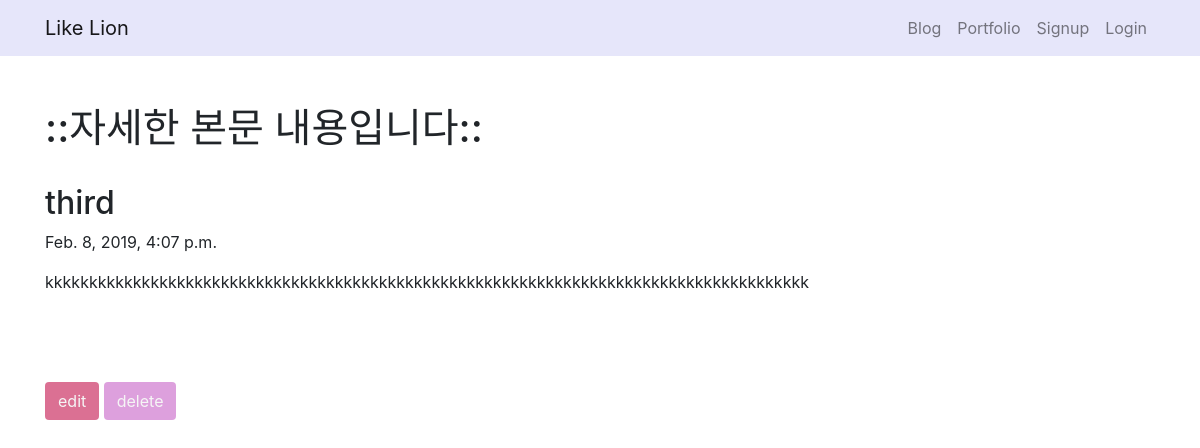
The page /blogapp/3 on the database its author committed.
### blogapp/models.py (models this page shows, shortened)
class Blogapp(models.Model):
    title = models.CharField(max_length=200)
    pub_date = models.DateTimeField('date published')
    body = models.TextField()

### blogapp/views.py (the view)
# urls.py: path('blogapp/<int:blog_id>', blogapp.views.detail, name="detail"),
def detail(request, blog_id):
    blog_detail = get_object_or_404(Blogapp, pk = blog_id )
    return render(request, 'detail.html',{'blogapp': blog_detail})

### blogapp/templates/detail.html
{% extends 'base.html' %}
{% block contents %}
    <br><br>
    <div class="container">
        <h1>::자세한 본문 내용입니다::</h1>
        <br>
        <h2>{{blogapp.title}}</h2>
        <p>{{blogapp.pub_date}}</p>
        <p>{{blogapp.body}}</p>
        <br><br><br>
        <a href="{% url 'edit' blogapp.id %}" type="button" class="btn" style="background-color: palevioletred; color:whitesmoke">edit</a>
        <a href="{% url 'destroy' blogapp.id %}" type="button" class="btn" style="background-color: plum; color:whitesmoke">delete</a>
    </div>
{% endblock %}

### rows shown on the page
Blogapp: title "third", pub_date "Feb. 8, 2019, 4:07 p.m.", body "kkkkkkkkkkkkkkkkkkkkkkkkkkkkkkkkkkkkkkkkkkkkkkkkkkkkkkkkkkkkkkkkkkkkkkkkkkkkkkkkkkkkkkk"
